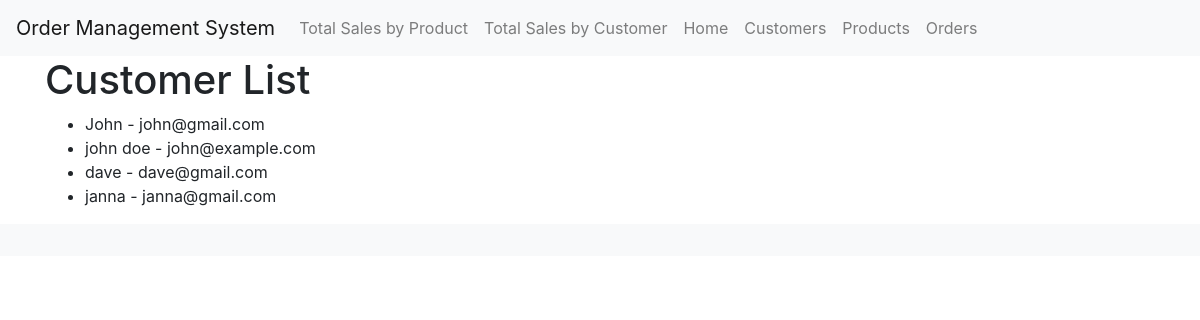
The app's page /customer_list/ with its own data.
### orders/models.py (models this page shows, shortened)
class Customer(models.Model):
    name = models.CharField(max_length=200)
    email = models.EmailField()
    phone = models.CharField(max_length=20)

### orders/views.py (the view)
# urls.py: path('customer_list/', views.customer_list, name='customer_list'),
def customer_list(request):
    customers = Customer.objects.all()
    return render(request, 'orders/customer_list.html', {'customers': customers})

### templates/orders/customer_list.html
{% extends 'base_generic.html' %}
{% block content %}
  <h1>Customer List</h1>
  <ul>
    {% for customer in customers %}
      <li>{{ customer.name }} - {{ customer.email }}</li>
    {% empty %}
      <li>No customers available.</li>
    {% endfor %}
  </ul>
{% endblock %}

### records on screen
Customer: name "John", email "john@gmail.com"
Customer: name "john doe", email "john@example.com"
Customer: name "dave", email "dave@gmail.com"
Customer: name "janna", email "janna@gmail.com"
